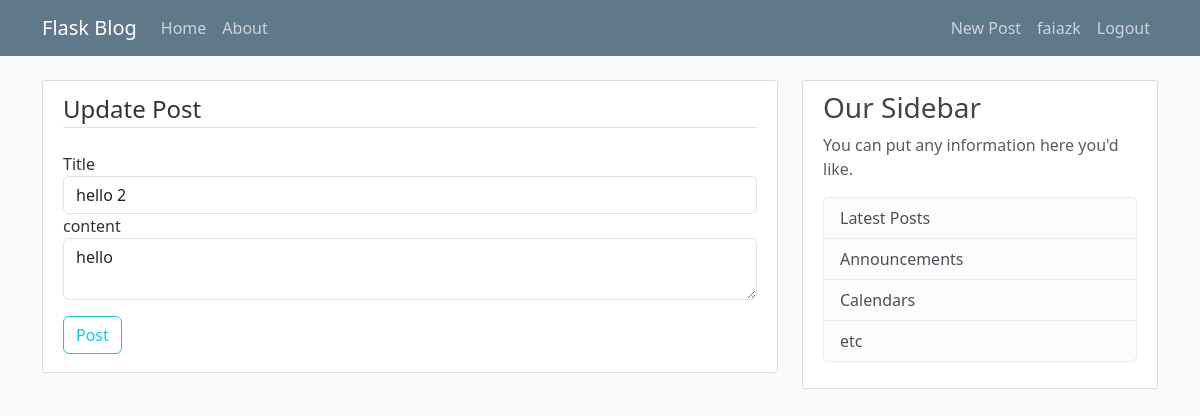
The page /post/1/update (signed in) on the database its author committed.
### flaskpro/models.py (models this page shows, shortened)
class User(db.Model, UserMixin):
    id = db.Column(db.Integer, primary_key=True)
    username = db.Column(db.String(20), unique=True, nullable=False)
    email = db.Column(db.String(30), unique=True, nullable=False)
    image_file = db.Column(db.String(20), nullable=False, default='default.jpg')
    password = db.Column(db.String(60), nullable=False)
    posts = db.relationship('Post', backref='author', lazy=True)

class Post(db.Model):
    id = db.Column(db.Integer, primary_key=True)
    title = db.Column(db.String(100), nullable=False)
    time_posted = db.Column(db.DateTime, nullable=False, default=datetime.now(timezone.utc))#
    content = db.Column(db.Text, nullable=False)
    user_id = db.Column(db.Integer, db.ForeignKey('user.id'), nullable=False)

### flaskpro/routes.py (the view)
@app.route("/post/<int:post_id>/update", methods=["GET", "POST"])
@login_required
def update_post(post_id):
    post = Post.query.get_or_404(post_id)
    if post.author != current_user:
        abort(403)
    form = PostForm()
    if form.validate_on_submit(): #this if statement only activates after clicking the submit button, so whaen the page loades, title & content text boxes are filled with existing data form databse.
        post.title = form.title.data
        post.content = form.content.data
        db.session.commit()
        flash('Your post has been updated!', 'success')
        return redirect(url_for('post', post_id=post.id))
    elif request.method == 'GET': #when the apge first loads, it uses get method to fetch the users data. so when we are 1st loading the page, get method is envoked so the code enters elif condition & thus populates the text feild with the current data from the database
        form.title.data = post.title
        form.content.data = post.content
    return render_template('create_post.html', title='Update Post', form=form, legend='Update Post')

### flaskpro/form.py
class PostForm(FlaskForm):
    title = StringField('Title', validators=[DataRequired()])
    content = TextAreaField('content', validators=[DataRequired()])
    submit = SubmitField('Post')

### flaskpro/models.py (called while the page is built)
@login_manager.user_loader
def load_user(user_id):
    return User.query.get(int(user_id))

### flaskpro/templates/create_post.html (shortened to what this page needs)
{% extends 'layout.html'%}
{% block content%}
    <div class="content-section">
        <form method="POST" action="">
            <fieldset class="form-group">
                <legend class="border-bottom mb-4">{{ legend }}</legend>
                <div class="form-group">
                    {{ form.title.label(class="form-control-label") }}
                    {% if form.title.errors %}
                        {{ form.title(class="form-control form-control-md is-invalid") }}
                        <div class="invalid-feedback">
                            {% for error in form.title.errors %}
                                <span>{{ error }}</span>
                            {% endfor %}
                        </div>
                    {% else %}
                        {{ form.title(class="form-control form-control-md") }}
                    {% endif %}
                </div>
                <div class="form-group">
                    {{ form.content.label(class="form-control-label") }}
                    {% if form.content.errors %}
                        {{ form.content(class="form-control form-control-md is-invalid") }}
                        <div class="invalid-feedback">
                            {% for error in form.content.errors %}
                                <span>{{ error }}</span>
                            {% endfor %}
                        </div>
                    {% else %}
                        {{ form.content(class="form-control form-control-md") }}
                    {% endif %}
                </div>
            </fieldset>
            <div class="form-group mt-3 mb-2">
                {{ form.submit(class="btn btn-outline-info")}}
            </div>
        </form>
    </div>
{% endblock %}

### flaskpro/templates/layout.html (shortened to what this page needs)
<!DOCTYPE html>
<html lang="en">
<head>
    <link href="https://cdn.jsdelivr.net/npm/bootstrap@5.3.3/dist/css/bootstrap.min.css" rel="stylesheet">
    <link rel="stylesheet" type="text/css" href="{{ url_for('static', filename='main.css')}}">
</head>
<body>
    <header class="site-header">
        <nav class="navbar navbar-expand-md navbar-dark bg-steel fixed-top">
            <div class="container">
                <a class="navbar-brand mr-4" href="/">Flask Blog</a>
                <div class="collapse navbar-collapse" id="navbarToggle">
                    <div class="navbar-nav mr-auto">
                        <a class="nav-item nav-link" href="{{ url_for('home')}}">Home</a>
                        <a class="nav-item nav-link" href="{{ url_for('about')}}">About</a>
                    </div>
                    <div class="navbar-nav ms-auto">
                        {% if current_user.is_authenticated %}
                            <a class="nav-item nav-link" href="{{ url_for('new_post') }}">New Post</a>
                            <a class="nav-item nav-link" href="{{ url_for('account') }}">{{ current_user.username }}</a>
                            <a class="nav-item nav-link" href="{{ url_for('logout') }}">Logout</a>
                        {% else %}
                            <a class="nav-item nav-link" href="{{ url_for('login') }}">Login</a>
                            <a class="nav-item nav-link" href="{{ url_for('signup') }}">Register</a>
                        {% endif %}
                    </div>
                </div>
            </div>
        </nav>
    </header>
    <main role="main" class="container">
        <div class="row">
            <div class="col-md-8">
            {% block content %}{% endblock %}
            </div>
            <div class="col-md-4">
            <div class="content-section">
                <h3>Our Sidebar</h3>
                <p class='text-muted'>You can put any information here you'd like.
                <ul class="list-group">
                    <li class="list-group-item list-group-item-light">Latest Posts</li>
                    <li class="list-group-item list-group-item-light">Announcements</li>
                    <li class="list-group-item list-group-item-light">Calendars</li>
                    <li class="list-group-item list-group-item-light">etc</li>
                </ul>
                </p>
            </div>
            </div>
        </div>
    </main>
</body>
</html>

### flaskpro/static/main.css (style rules this page uses)
body { background: #fafafa; color: #333333; margin-top: 5rem; }
h1, h2, h3, h4, h5, h6 { color: #444444; }
.bg-steel { background-color: #5f788a; }
.site-header .navbar-nav .nav-link { color: #cbd5db; }
.content-section { background: #ffffff; padding: 10px 20px; border: 1px solid #dddddd; border-radius: 3px; margin-bottom: 20px; }
a,article:link { text-decoration: none; }

### rows shown on the page
User: username "faiazk"
Post: title "hello 2", content "hello"

### other values the page prints
{{ legend }} "Update Post"
